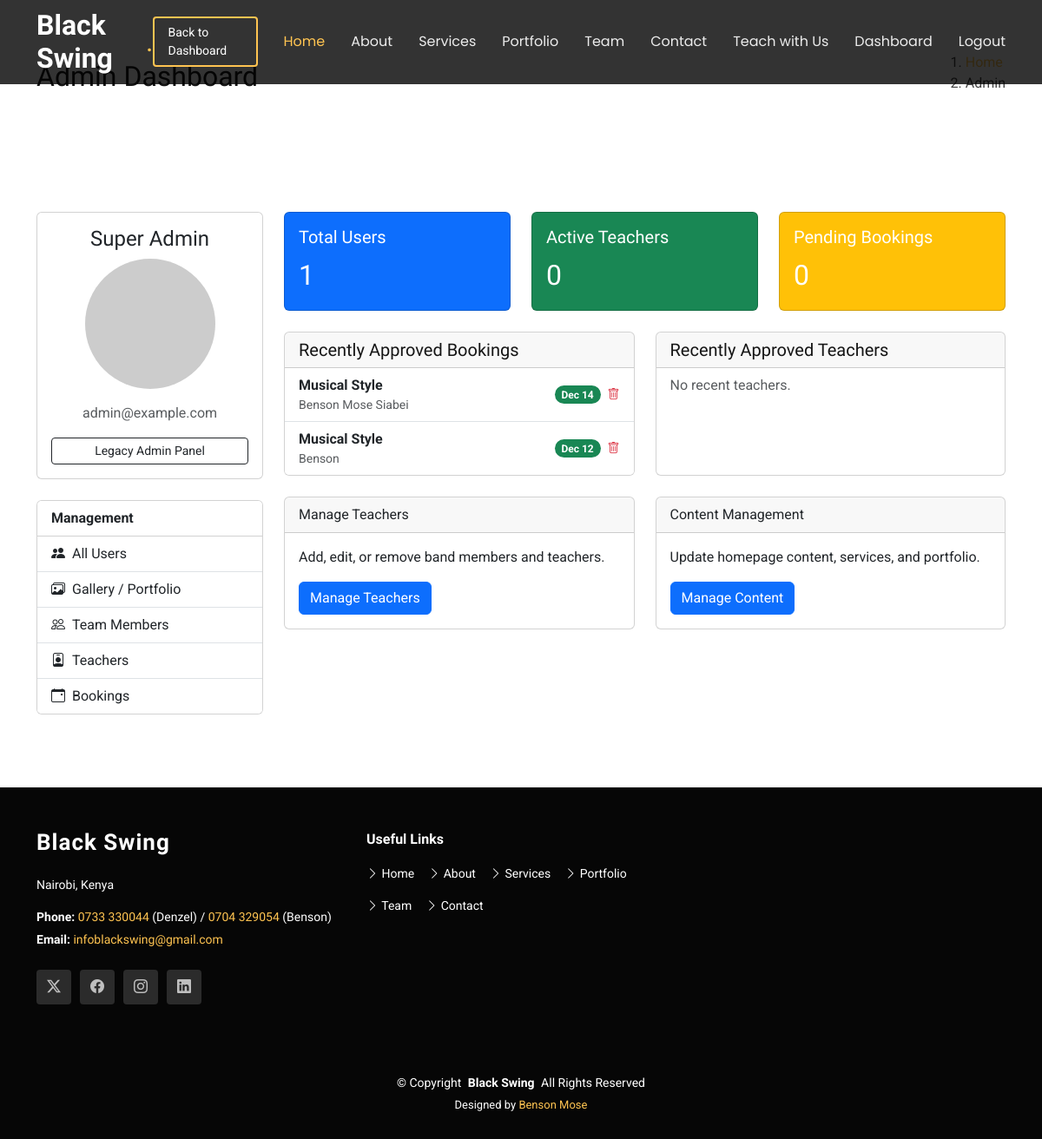
Page /dashboard/admin/ (signed in) on the earlier database version.
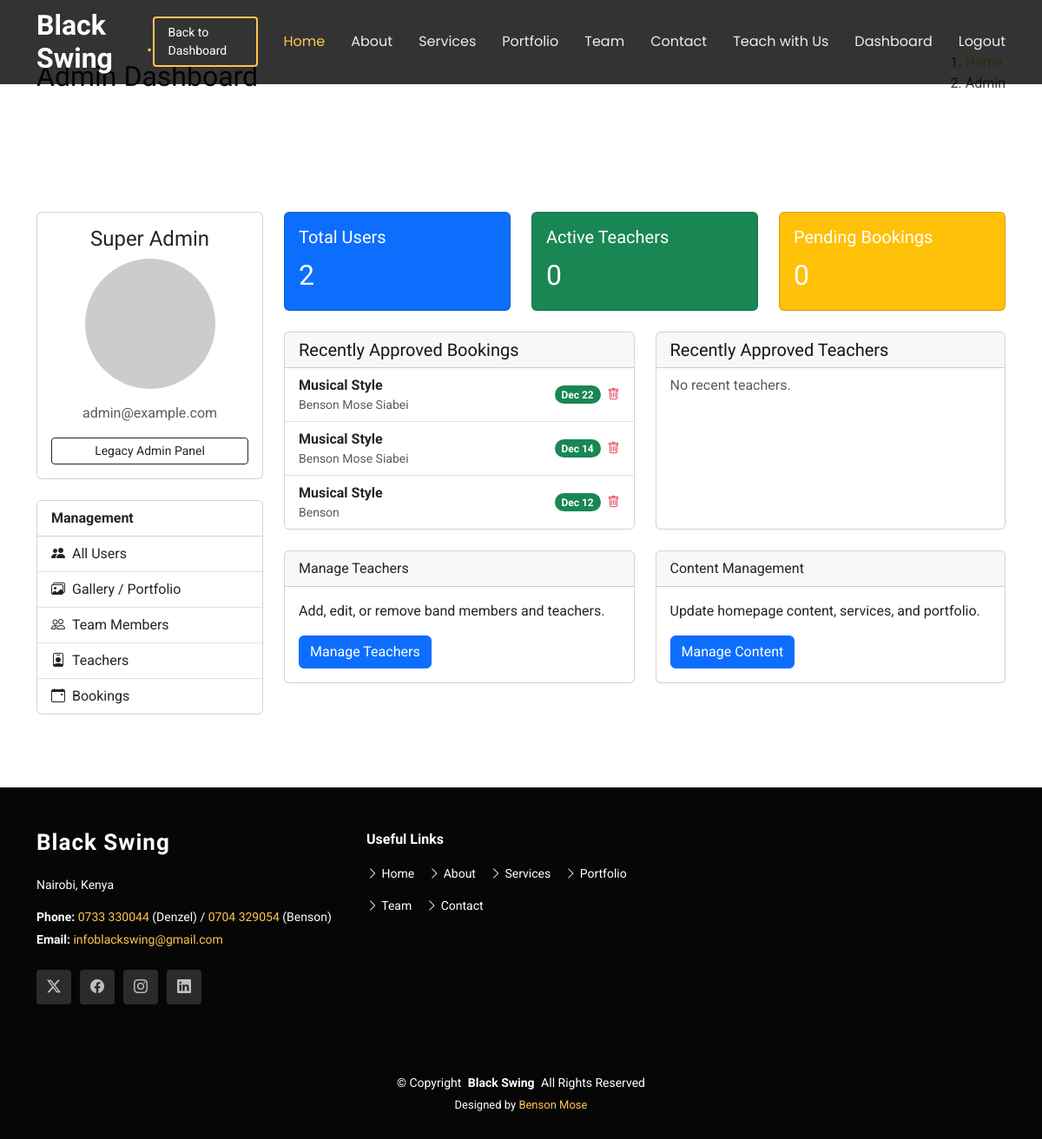
Same page on the later database version.
### core/models.py (models this page shows, shortened)
class ServiceBooking(models.Model):
    STATUS_CHOICES = [
        ('Pending', 'Pending'),
        ('Approved', 'Approved'),
        ('Rejected', 'Rejected'),
    ]
    service = models.ForeignKey(Service, on_delete=models.CASCADE, related_name='bookings')
    client_name = models.CharField(max_length=255)
    email = models.EmailField()
    phone = models.CharField(max_length=20)
    event_date = models.DateField()
    location = models.CharField(max_length=255)
    projected_cost = models.DecimalField(max_digits=10, decimal_places=2, null=True, blank=True)
    status = models.CharField(max_length=20, choices=STATUS_CHOICES, default='Pending', db_index=True)
    message = models.TextField(blank=True, null=True)
    created_at = models.DateTimeField(auto_now_add=True)
    updated_at = models.DateTimeField(auto_now=True)
    is_read = models.BooleanField(default=False)
    class Meta:
        ordering = ['-created_at']

class Service(models.Model):
    title = models.CharField(max_length=255)
    slug = models.SlugField(unique=True, blank=True)
    icon = models.CharField(max_length=100, help_text="Bootstrap icon class")
    short_description = models.TextField()
    detailed_description = models.TextField()
    image = models.ImageField(upload_to='services/', blank=True, null=True)

### dashboard/views.py (the view)
# urls.py: path('admin/', views.admin_dashboard, name='admin_dashboard'),
@login_required
def admin_dashboard(request):
    if not request.user.is_superuser:
        return redirect('dashboard_redirect')
    pending_teachers = MemberProfile.objects.filter(is_approved=False).select_related('user')[:10]
    pending_service_bookings = ServiceBooking.objects.filter(status='Pending').select_related('service')[:10]
    unread_messages = ContactMessage.objects.filter(is_read=False)
    recent_approved_bookings = ServiceBooking.objects.filter(status='Approved').select_related('service').order_by('-updated_at')[:5]
    recent_approved_teachers = MemberProfile.objects.filter(is_approved=True).select_related('user').order_by('-user__date_joined')[:5]
    total_users = CustomUser.objects.count()
    total_teachers = MemberProfile.objects.filter(is_approved=True).count()
    pending_bookings = Booking.objects.filter(status='pending').count()
    context = {
        'pending_teachers': pending_teachers,
        'pending_service_bookings': pending_service_bookings,
        'unread_messages': unread_messages,
        'total_users': total_users,
        'total_teachers': total_teachers,
        'pending_bookings': pending_bookings,
        'recent_approved_bookings': recent_approved_bookings,
        'recent_approved_teachers': recent_approved_teachers,
    }
    return render(request, 'dashboard/admin_dashboard.html', context)

### core/context_processors.py (called while the page is built)
def unread_messages_count(request):
    if request.user.is_authenticated and request.user.is_superuser:
        messages_count = ContactMessage.objects.filter(is_read=False).count()
        bookings_count = ServiceBooking.objects.filter(is_read=False).count()
        return {'unread_messages_count': messages_count + bookings_count}
    return {}

### templates/dashboard/admin_dashboard.html (shortened to what the changed rows need)
{% extends 'base.html' %}
{% load static %}
{% block content %}
<section class="breadcrumbs">
    <div class="container">
        <div class="d-flex justify-content-between align-items-center">
            <h2>Admin Dashboard</h2>
        </div>
    </div>
</section>
<section class="inner-page">
    <div class="container">
        <div class="row">
            <div class="col-lg-9">
                <div class="row">
                    <div class="col-md-4 mb-4">
                        <div class="card text-white bg-primary">
                            <div class="card-body">
                                <h5 class="card-title">Total Users</h5>
                                <p class="card-text fs-2">{{ total_users }}</p>
                            </div>
                        </div>
                    </div>
                </div>
                <div class="row">
                    <div class="col-md-6 mb-4">
                        <div class="card h-100">
                            <ul class="list-group list-group-flush">
                                {% for booking in recent_approved_bookings %}
                                <li class="list-group-item d-flex justify-content-between align-items-center">
                                    <div>
                                        <strong>{{ booking.service.title }}</strong>
                                        <div class="small text-muted">{{ booking.client_name }}</div>
                                    </div>
                                    <div class="d-flex align-items-center">
                                        <span class="badge bg-success rounded-pill me-2">
                                            {{ booking.updated_at|date:"M d" }}</span>
                                        <a href="{% url 'delete_booking' booking.id %}"
                                            class="btn btn-sm btn-outline-danger text-danger border-0 p-0 delete-btn"
                                            data-type="booking">
                                            <i class="bi bi-trash"></i>
                                        </a>
                                    </div>
                                </li>
                                {% empty %}
                                <li class="list-group-item text-muted">No recent bookings.</li>
                                {% endfor %}
                            </ul>
                        </div>
                    </div>
                </div>
            </div>
        </div>
    </div>
</section>
{% endblock %}

Differences in the rows shown:
added ServiceBooking: service "Musical Style", client_name "Benson Mose Siabei", updated_at "Dec 22"
Other differences:
{{ total_users }}: "1" → "2"
